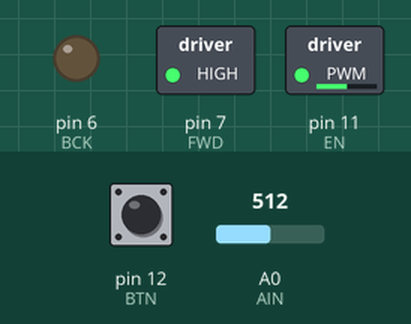
A sketch run on a simulated Arduino Uno, built with avr-gcc and run on an emulated ATmega328P. Shown: switched loads named in the sketch (green lamp = pin HIGH), output pins drawn as LEDs (lit = HIGH). The test bench sets the inputs (shaded band); at power-on: pin 12 (BTN) LOW, A0 (AIN) = 512.

Above: at 1.2 s.
1.3 s: pin 12 (BTN) pulled HIGH for 1 s
At 3.1 s:
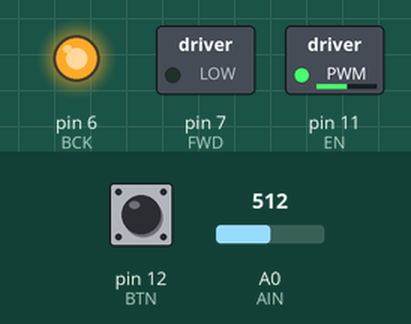
3.8 s: A0 (AIN) set to 716
At 4.2 s:
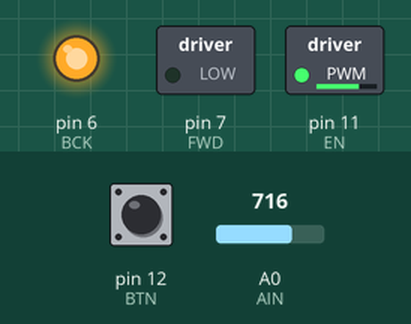
5.3 s: pin 12 (BTN) pulled HIGH for 0.15 s
At 6.5 s:
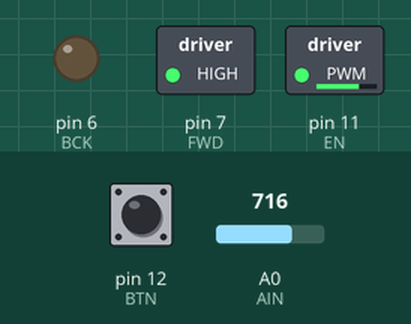
6.9 s: A0 (AIN) set to 900
At 7.8 s:
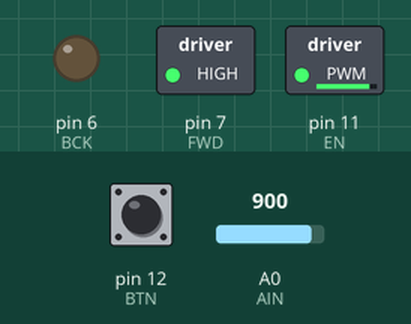
8.4 s: pin 12 (BTN) pulled HIGH for 0.15 s
At 9.0 s:
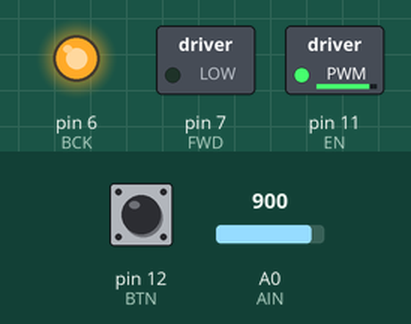
10.0 s: A0 (AIN) set to 122
At 11.4 s:
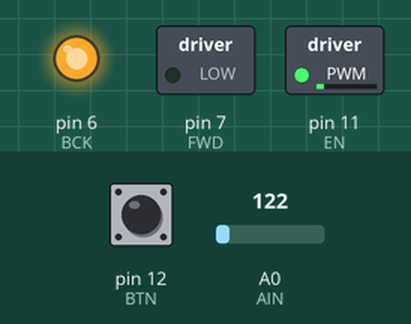
Timing chart, 0 to 12.5 s (numbered marks = the images above; inputs shaded):
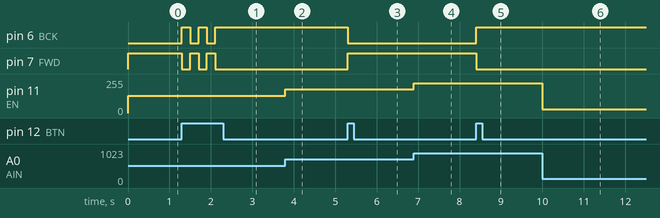

Measured:
- after the input at 1.3 s, pin 6 (BCK): alternates HIGH for 0.20 s and LOW for 0.20 s, 5 changes in all, then stays HIGH, starting at once; pin 7 (FWD): alternates HIGH for 0.20 s and LOW for 0.20 s, 5 changes in all, then stays LOW, starting at once
- after the input at 3.8 s, pin 11 (EN): 128/255 → 179/255 at once
- after the input at 5.3 s, pin 6 (BCK): HIGH → LOW at once; pin 7 (FWD): LOW → HIGH at once
- after the input at 6.9 s, pin 11 (EN): 179/255 → 225/255 at once
- after the input at 8.4 s, pin 6 (BCK): LOW → HIGH at once; pin 7 (FWD): HIGH → LOW at once
- after the input at 10.0 s, pin 11 (EN): 225/255 → 30/255 at once

The sketch:

Example-1_Motor-Driving.ino
```cpp
#define EN  11 // Enable pin
#define FWD 7 // Forward control pin
#define BCK 6 // Backward control pin

#define BTN 12 // Button pin
#define AIN A0 // Analog input

#define FORWARD 1
#define BACK 0

boolean direction = 1; // Start off going forward
int speed = 0;
unsigned long timer = 0;

void setup() {
	// BTN is input
	pinMode(BTN, INPUT);

  // All other pins are output:
  pinMode(FWD, OUTPUT);
  pinMode(BCK, OUTPUT);
  pinMode(EN, OUTPUT);

	// Set timer:
	timer = millis();
}

void loop() {

	if(digitalRead(BTN) == HIGH && (millis() > timer + 200)){
    timer = millis();
		direction = !direction;
	}
	speed = analogRead(AIN)/4;
	turnMotor(direction, speed);

}


// Our own function for controlling the motor is defined:
int turnMotor (boolean dir, int spd){ // Takes two arguments: dir and spd.
  switch (dir){ // Depending on dir, FWD og BCK toggle HIGH or LOW:
    case FORWARD:
      digitalWrite(BCK, LOW);
      digitalWrite(FWD, HIGH);
      analogWrite(EN, spd);
      break;
    case BACK:
      digitalWrite(FWD, LOW);
      digitalWrite(BCK, HIGH);
      analogWrite(EN, spd);
      break;
    default:
      digitalWrite(FWD, LOW);
      digitalWrite(BCK, LOW);
      analogWrite(EN, 0);
      return -1;
      break;
  }
  return 0;
}
```
